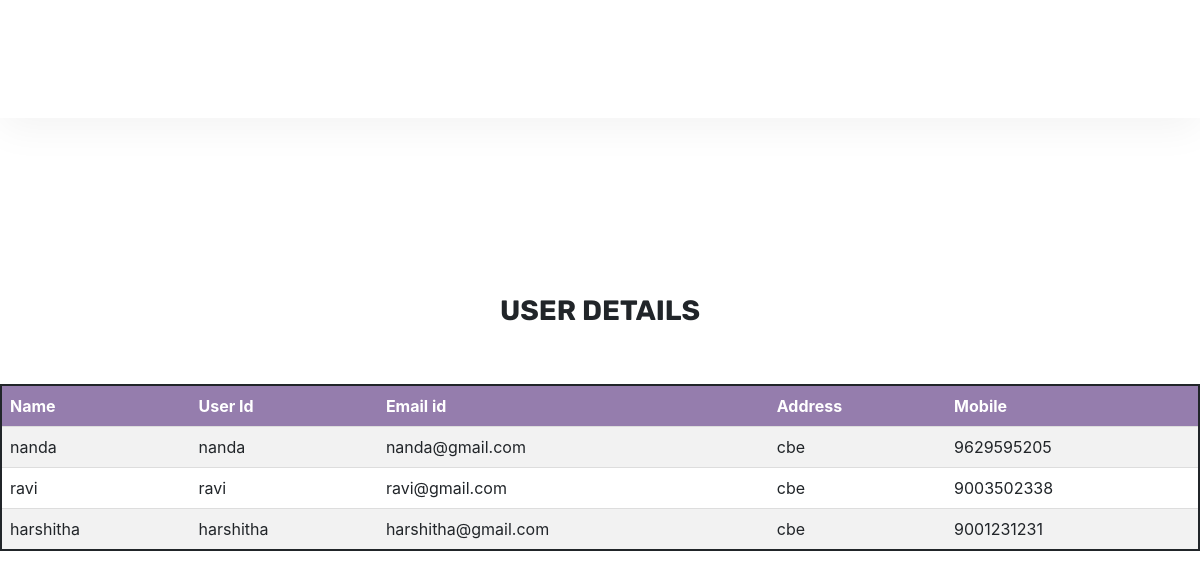
Page /adminuser.php on the committed database.
### tables this page shows
CREATE TABLE IF NOT EXISTS `tab_user` (
  `fname` varchar(100) NOT NULL,
  `Uid` varchar(100) NOT NULL,
  `password` varchar(100) NOT NULL,
  `email_id` varchar(100) NOT NULL,
  `address` varchar(100) NOT NULL,
  `mobile` varchar(100) NOT NULL
);

### adminuser.php (the view, shortened to what this page needs)
<?php
$user = 'root';
$password = '';
$database = 'appliancesdb';
$servername='localhost';
$mysqli = new mysqli($servername, $user,
                $password, $database);
$sql = "SELECT * FROM tab_user";
$result = $mysqli->query($sql);
?>
<!DOCTYPE html>
<?php
	include_once("Adminheader.php");
?>
<html lang="en">
<head>
</head>
<body>
    <section>
        <h3><b><center>USER DETAILS</h3></b>
        <br>
        <br>
        <table>
            <tr>
                <th>Name</th>
                <th>User Id</th>
                <th>Email id</th>
                <th>Address</th>
				 <th>Mobile</th>
            </tr>
            <?php
                while($rows=$result->fetch_assoc())
                {
             ?>
            <tr>
                <td><?php echo $rows['fname'];?></td>
                <td><?php echo $rows['Uid'];?></td>
                <td><?php echo $rows['email_id'];?></td>
                <td><?php echo $rows['address'];?></td>
				<td><?php echo $rows['mobile'];?></td>
            </tr>
            <?php
                }
             ?>
        </table>
    </section>
</body>
</html>

### Adminheader.php (shortened to what this page needs)
<!DOCTYPE html>
<html lang="en">
<head>
<link rel="stylesheet" href="https://maxcdn.bootstrapcdn.com/bootstrap/4.0.0-alpha.6/css/bootstrap.min.css">
<link href="https://maxcdn.bootstrapcdn.com/font-awesome/4.7.0/css/font-awesome.min.css" rel="stylesheet">
<link href="assets/css/theme.css" rel="stylesheet">
</head>
<body class="layout-default">
<header class="navbar navbar-toggleable-md navbar-dark bg-white fixed-top mediumnavigation">
<button class="navbar-toggler navbar-toggler-left" type="button" data-toggle="collapse" data-target="#navbarsWow" aria-controls="navbarsWow" aria-expanded="false" aria-label="Toggle navigation">
<span class="navbar-toggler-icon"></span>
</button>
<div class="container">
	<a class="navbar-brand" href="index.php">
	</a>
</div>
</header>
<div class="site-content">
			<br>
			<br>
			<br>
			<br>
			<br>
</div>
</body>
</html>

### assets/css/theme.css (style rules this page uses)
body { font-family: "Verdana", -apple-system, BlinkMacSystemFont, "Verdana", sans-serif; }
a { color: #6FD350; }
a, a:hover { transition: all 0.2s; }
.mediumnavigation { background: #fff; transition: top 0.5s ease-in-out; padding: 1.5rem 1rem; box-shadow: 0px 10px 40px 0px rgba(0, 0, 0, 0.05); }
.site-content { padding-top: 3.5rem; margin-top: 10px; transition: all 0.4s; }
section { margin-bottom: 20px; }
.navbar-toggler { z-index: 9999; }
.mediumnavigation .navbar-brand { font-weight: 500; padding: 0; }
.h1, .h2, .h3, .h4, .h5, .h6, h1, h2, h3, h4, h5, h6 { font-family: "Rubik", -apple-system, BlinkMacSystemFont, "Helvetica Neue", sans-serif; }

### adminuser.php (style rules this page uses)
table { border: 2px solid; width: 100%; top:100%; }
th, td { padding: 8px; text-align: left; border-bottom: 1px solid #ddd; }
tr:nth-child(even) { background-color: #f2f2f2 }
th { background-color: #957DAD; color: white; }
body { background-image: url("https://encrypted-tbn0.gstatic.com/images?q=tbn:ANd9GcQQT2H1kXloCir74f9WAmVlADpR9fNbzOmapQ&usqp=CAU"); background-repeat:no-repeat; background-size: cover; }

### rows in the picture
tab_user: fname "nanda", Uid "nanda", email "nanda@gmail.com", address "cbe", mobile "9629595205"
tab_user: fname "ravi", Uid "ravi", email "ravi@gmail.com", address "cbe", mobile "9003502338"
tab_user: fname "harshitha", Uid "harshitha", email "harshitha@gmail.com", address "cbe", mobile "9001231231"
